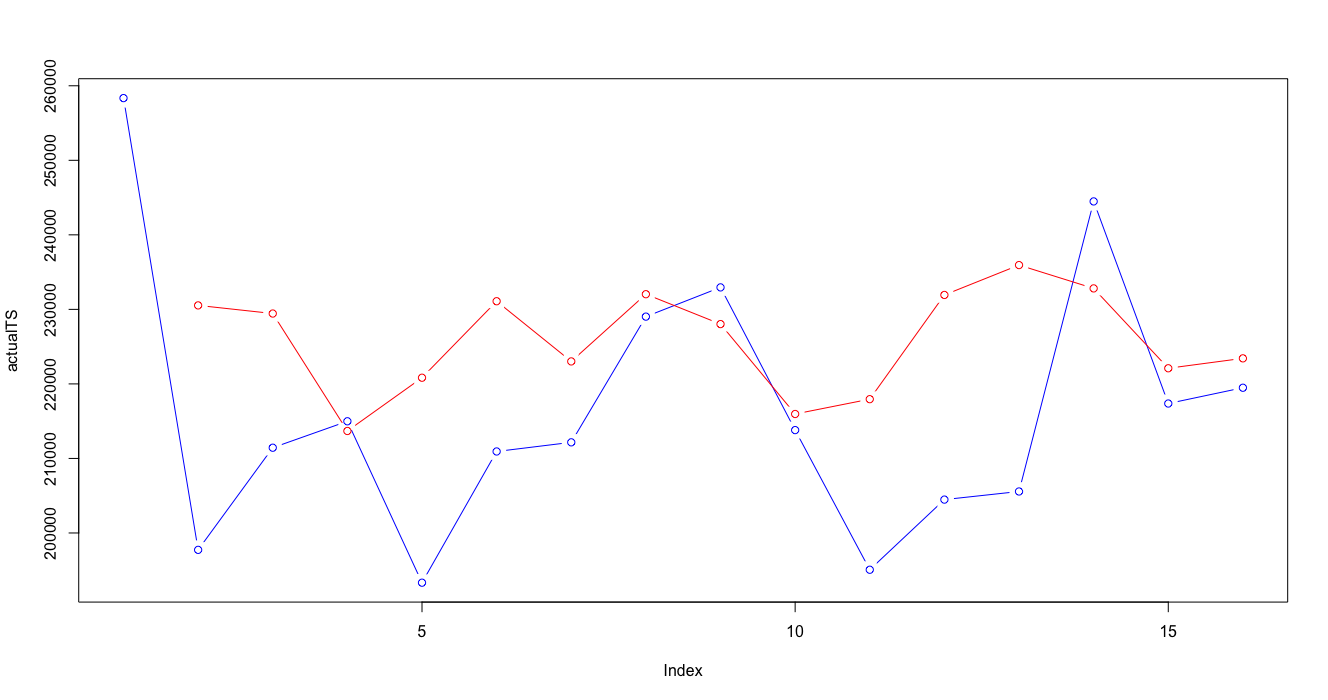

Recreate this plot in R.
# par(mfrow = c(1, 1))
# due possibilità
# quell'ente per questo reparto nel 2017 a che cluster assomoglia?
# dovresti porendere tutti i cluster che ho, tagliare le 52 colonne a 17, calcolo il prototipo (media, centroidi calcolati sui 17) quale centroide è più simile al 2017?
# confornto i prototype con distanza coseno
# prendo i prototipi dei cluster, calcolo la distanza coseno 

require(zoo)



shift <- function(x, n, invert=FALSE, default=NA){
  stopifnot(length(x)>=n)
  if(n==0){
    return(x)
  }
  n <- ifelse(invert, n*(-1), n)
  if(n<0){
    n <- abs(n)
    forward=FALSE
  }else{
    forward=TRUE
  }
  if(forward){
    return(c(rep(default, n), x[seq_len(length(x)-n)]))
  }
  if(!forward){
    return(c(x[seq_len(length(x)-n)+n], rep(default, n)))
  }
}


clusterVector2017 <- c()
for (deptSelected in deptNumbersSecond) {
  
  
  tempDept <-
    appoggioDepts[(as.numeric(as.character(clusterDataframe$REPARTO)) == deptSelected),]
  
  reversedStoreOrderedByWeek2017 <- t(storeOrderedByWeek[which(storeOrderedByWeek$REPARTO==deptSelected & storeOrderedByWeek$ANNONO== 2017),])
  reversedStoreForCluster2017 <- reversedStoreOrderedByWeek2017
  
  for(storeNo in storesNumbersSecond){
    #print((match(storeNo,storesNumbersSecond)))
    reversedStoreForCluster2017<- rbind(reversedStoreForCluster2017 , reversedStoreOrderedByWeek2017[(3+(match(storeNo,storesNumbersSecond))),])
    
  }
  clusterVectorForGraph <- c()
  clusterCentroids <- data.frame()
  clusterMedoids <- data.frame()
  
  
  # 
  clusterVectorForGraph<- append(clusterVectorForGraph, listAllDeptYear[[match(deptSelected, deptNumbersSecond)]][[5]][[match(deptSelected, deptNumbersSecond)]])
  
  # clusterCentroids<- rbind(clusterCentroids, listYears[[match(yearSelected, yearList2)]][[match(deptSelected, deptNumbersSecond)]][[1]][[match(deptSelected, deptNumbersSecond)]]$prototypes)
  
  
  clusterNo<- unique(clusterVectorForGraph)
  clusterNo <- sort(clusterNo, decreasing = FALSE)
  
  clusterCentroids <- unname(clusterCentroids)
  clusterMedoids <- unname(clusterMedoids)
  
  
  
  # 
  # print(match(deptSelected, deptNumbersSecond))
  # print(max(clusterNo))
  # print(listAllDeptYear[[match(deptSelected, deptNumbersSecond)]][[1]][[max(clusterNo)]]$prototypes)
  
  for(clst in clusterNo){
    clusterMedoids <- rbind(clusterMedoids, (colMeans(appoggioDepts[which(as.numeric(as.character(appoggioDepts$REPARTO)) == as.numeric(deptSelected) & as.numeric(as.character(appoggioDepts$clusterVector)) == as.numeric(clst)),5:ncol(appoggioDepts)])))
  }
  
  
  clusterCentroids<- rbind(clusterCentroids, unname(listAllDeptYear[[match(deptSelected, deptNumbersSecond)]][[1]][[max(clusterNo)]]$prototypes ))
  
  names(clusterMedoids)<- names(clusterCentroids)
  
  clusterMedoids <- clusterMedoids[,0:ncol(reversedStoreForCluster2017)]
  
  clusterCentroids <- clusterCentroids[,0:ncol(reversedStoreForCluster2017)]
  
  names(reversedStoreForCluster2017) <- names(clusterCentroids) 
  
  reversedStoreForCluster2017 <- unname(reversedStoreForCluster2017)
  reversedStoreForCluster2017 <- reversedStoreForCluster2017[(nrow(reversedStoreOrderedByWeek2017)+1):nrow(reversedStoreForCluster2017),]
  # reversedStoreForCluster2017 <- rbind (reversedStoreForCluster2017,clusterCentroids)
  reversedStoreForCluster2017 <- rbind (reversedStoreForCluster2017,clusterMedoids)
  reversedStoreForCluster2017 <- as.matrix(reversedStoreForCluster2017)
  
  
  
  cosineDistanceMatrix2017 <- matrix(nrow=nrow(reversedStoreForCluster2017),ncol=nrow(reversedStoreForCluster2017))
  
  for (x in 1:(nrow(reversedStoreForCluster2017)-max(clusterNo))){
    
    for(y in 7: nrow(reversedStoreForCluster2017)){
      
      cosineDistanceMatrix2017[x ,y ] <- (1 - ( (reversedStoreForCluster2017[x,] %*% reversedStoreForCluster2017[y,]) /
                                                  (sqrt((reversedStoreForCluster2017[x,]%*%reversedStoreForCluster2017[x,]) * (reversedStoreForCluster2017[y,]%*%reversedStoreForCluster2017[y,]) ))))
      
    }
  }
  
  cosineDistanceMatrix2017 <- na.omit(cosineDistanceMatrix2017[,colSums(is.na(cosineDistanceMatrix2017))<nrow(cosineDistanceMatrix2017)])
  
  clusterVector2017 <- append(clusterVector2017, c(which.min(cosineDistanceMatrix2017[1,]) , which.min(cosineDistanceMatrix2017[2,]) , which.min(cosineDistanceMatrix2017[3,]) , which.min(cosineDistanceMatrix2017[4,]) , which.min(cosineDistanceMatrix2017[5,]) , which.min(cosineDistanceMatrix2017[6,]) ))
  print(clusterVector2017)
  
}




clusterDataframe2017 <- as.data.frame( selectedStoreDeptAggregated$REPARTO)
clusterDataframe2017 <- cbind(clusterDataframe2017,selectedStoreDeptAggregated$ENTE)
clusterDataframe2017 <- cbind(clusterDataframe2017,selectedStoreDeptAggregated$ANNONO)



clusterDataframe2017 <- unique(clusterDataframe2017)


colnames(clusterDataframe2017) <- c("REPARTO","ENTE","ANNONO")



clusterDataframe2017 <- clusterDataframe2017[clusterDataframe2017$ANNONO == as.numeric("2017"), ]

clusterDataframe2017 <- (clusterDataframe2017[with(clusterDataframe2017, order(REPARTO, ANNONO , ENTE)), ])


clusterDataframeAllin <- rbind(clusterDataframe,clusterDataframe2017)
clusterDataframeAllin <- (clusterDataframeAllin[with(clusterDataframeAllin, order(REPARTO, ANNONO , ENTE)), ])






# clusterDepts <- selectedStoreDeptAggregated[which( (as.numeric(as.character(selectedStoreDeptAggregated$REPARTO)) %in% deptNumbersSecond)),]
# clusterDepts <- clusterDepts [which( (selectedStoreDeptAggregated$ANNONO %in% yearList2)),]
# 
# clusterDepts <- clusterDepts[!duplicated(clusterDepts[,c('REPARTO','ENTE','ANNONO')]),c('REPARTO','ENTE','ANNONO')]
clusterDepts2017 <- cbind(clusterDataframe2017, clusterVector2017)



colnames(clusterDepts2017) <- c("REPARTO","ENTE","ANNONO","clusterVector")
clusterDeptsAllin <- rbind(clusterDepts,clusterDepts2017)

View(clusterDeptsAllin)

appoggioDepts2017 <- data.frame()



for(repartoCurrent in unique(clusterDeptsAllin$REPARTO)){
  
  for(enteCurrent in storesNumbersSecond){
    
    for(annoCurrent in unique(clusterDeptsAllin$ANNONO)){   
      
      appoggioDepts2017 <- rbind.fill(appoggioDepts2017, cbind(clusterDeptsAllin[which( as.numeric(as.character(clusterDeptsAllin$REPARTO)) == as.numeric(repartoCurrent) & as.numeric(as.character(clusterDeptsAllin$ANNONO)) == as.numeric(annoCurrent) & as.numeric(as.character(clusterDeptsAllin$ENTE)) == as.numeric(enteCurrent)   ),
                                                                                 ],
                                                               t(storeOrderedByWeek[which( as.numeric(storeOrderedByWeek$REPARTO) == as.numeric(repartoCurrent) & as.numeric(storeOrderedByWeek$ANNONO) == as.numeric(annoCurrent) ) ,
                                                                                    (match(enteCurrent,storesNumbersSecond) +3)])) )
      
    }
    
  }
  
  
  
}

clusterCurrent <- 4
deptSelected <- 4

# View(appoggioDepts2017)
appoggioDepts2017 <- (appoggioDepts2017[with(appoggioDepts2017, order(REPARTO, ANNONO , ENTE)), ])
# appoggioDepts2017 <- appoggioDepts2017[,0:22]


assa <-t(appoggioDepts2017[which(as.numeric(as.character(appoggioDepts2017$REPARTO)) == as.numeric(deptSelected) &
                                   as.numeric(as.character(appoggioDepts2017$clusterVector)) == as.numeric(clusterCurrent)),5:ncol(appoggioDepts2017)])


predictData2 <- data.frame()
for(colAssa in c(1:4)){
  
  predictData2<- rbind(predictData2, na.omit(cbind( as.matrix(assa[,colAssa]), shift (as.matrix(assa[,colAssa]) ,-1),shift (as.matrix(assa[,colAssa]) ,-2))) )
}
colnames(predictData2) <- c("nolag","lag1","lag2")
testSet <- na.omit(data.frame(na.omit(assa[,5]), shift(na.omit(assa[,5]), -1 ), shift(na.omit(assa[,5]), -2 )))
# testSet <- rbind(testSet, na.omit(assa[,7]))
colnames(testSet) <- c("nolag","lag1","lag2")
predictFrame <- (c (as.vector(as.matrix(assa[,(1:4)])) , na.omit(as.vector(as.matrix(assa[,5])))))
predictInput <- cbind(shift(predictFrame,-1),shift(predictFrame,-2),predictFrame)
predictData <- predictInput[complete.cases(predictInput),]
colnames(predictData2) <- c("nolag","lag1","lag2")

# trainIndex <- 1:(nrow(predictData2))
training <- predictData2
rownames(training) <- NULL
#fine creazione del training set

#inizio creazione del test set
# test <- as.data.frame(predictData[-trainIndex,])
test <- testSet
rownames(test) <- NULL
#fine creazione del test set

bootControl <- trainControl(number=15)    #definisce il comportamento di apprendimento (k-folds cross validation?)
preProc <- c("center","scale")                #imposta i parametri per il preprocessing
set.seed(2)                                #setta uno scenario casuale
indexTrn <- ncol(training)                    # ???

#creazione del modello di apprendimento
#
svmFit <- train(training[,-1], training[,1], method="svmRadial", tuneLength=15, trnControl=bootControl)
# svmFit <- train(training[,-indexTrn],training[,indexTrn],method="svmRadial",tuneLength=15, trnControl=bootControl,preProcess = preProc ) 
svmBest <-svmFit$finalModel    #modello migliore trovato con i parametri forniti
predsvm <- predict(svmBest, test[,-1])
actualTS <- test[,1]
predictedTS <- predsvm

rmse( actual=actualTS[3:16], predicted=predictedTS[2:15] )
mae(actual=actualTS[3:16], predicted=predictedTS[2:15] )

cbind(actualTS,predictedTS)
par(mfrow = c(1, 1))
plot(actualTS,type="b",col="blue", ylim=c(min(actualTS,predictedTS),max(actualTS,predictedTS)))
lines(shift(predictedTS,1),type="b",col="red")


# trainingInput <- data.frame()
# for(colNumber in 1:ncol(assa)){
#   trainingInput <-rbind(trainingInput,cbind(assa[,colNumber],lagpad(assa[,colNumber],1),lagpad(assa[,colNumber],2)))
# }
# 
# cbind(assa[,1],lagpad(assa[,1],1),lagpad(assa[,1],2))
# 
# 
# for (deptSelected in deptNumbersSecond) {
#   clusterList <- unique(appoggioDepts2017[which(as.numeric(as.character(appoggioDepts2017$REPARTO)) == as.numeric(deptSelected)),]$clusterVector)
#   for(clusterCurrent in clusterList){
#     
#     t(appoggioDepts2017[which(as.numeric(as.character(appoggioDepts2017$REPARTO)) == as.numeric(deptSelected) &
#                                 as.numeric(as.character(appoggioDepts2017$clusterVector)) == as.numeric(clusterCurrent)),5:ncol(appoggioDepts2017)])
#   }
#   
#   
# }
# 
# MS.MIInput=merge(lag(MS.MIcut.z,1),lag(MS.MIcut.z,2),lag(MS.MIcut.z,3),lag(MS.MIcut.z,4),lag(MS.MIcut.z,5),lag(MS.MI.z,6),all=FALSE)
# 
# MS.MIData=merge(MS.MIInput,MS.MIcut.z,all=FALSE)
# MS.MIData=na.omit(MS.MIData)
# colnames(MS.MIData)=c("lag1","lag2","lag3","lag4","lag5","lag6","TARGET")
# #fine creazione
# 
# #inizio creazione del training set
# trainIndex=1:(nrow(MS.MIData)*0.75)
# training=as.data.frame(MS.MIData[trainIndex])
# rownames(training)=NULL
# #fine creazione del training set
# 
# #inizio creazione del test set
# test=as.data.frame(MS.MIData[-trainIndex])
# rownames(test)=NULL
# #fine creazione del test set
# 
# bootControl=trainControl(number=100)    #definisce il comportamento di apprendimento (k-folds cross validation?)
# preProc=c("center","scale")                #imposta i parametri per il preprocessing
# set.seed(2)                                #setta uno scenario casuale
# indexTrn=ncol(training)                    # ???
# 
# 
# 
